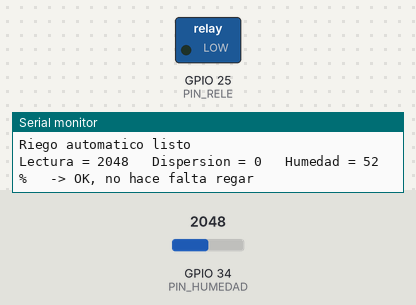
This sketch was run on a simulated ESP32. On the bench: switched loads named in the sketch (green lamp = pin HIGH), the last lines printed to the serial monitor. The test bench sets the inputs (shaded band); at power-on: GPIO 34 (PIN_HUMEDAD) = 2048 (analog values on the 0–4095 scale).

Above: at 1.2 s.
1.3 s: GPIO 34 (PIN_HUMEDAD) set to 2299
3.5 s: GPIO 34 (PIN_HUMEDAD) set to 2444
At 5.6 s:
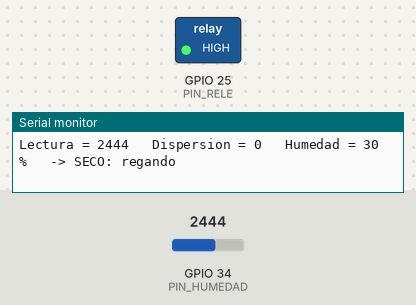
Timing chart, 0 to 9.0 s (numbered marks = the images above; inputs shaded):
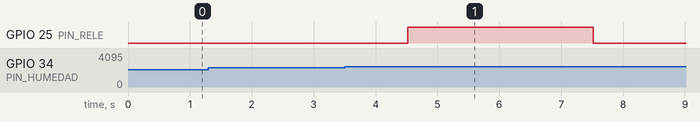

The sketch:

P7_Riego.ino
```cpp
/*
  PROYECTO 7 - RIEGO AUTOMÁTICO (+ práctica de mantenimiento)
  CFGB Informática y Comunicaciones · Módulo 3015
  Placa: ACEBOTT ESP32 Plus (en Arduino IDE: "ESP32 Dev Module")

  CONEXIONES (interruptor de la placa en 5V; portapilas 6xAA en el jack DC):
    Sensor de humedad: G -> G, V -> 3V3, S -> S de la fila 34 del bloque ANALOG
    Módulo relé:       G-V-S del GPIO 25
    Circuito de la bomba (SOLO BAJA TENSIÓN, 5 V):
      pin 5V del POWER -> borne COM del relé
      borne NO del relé -> cable ROJO de la bomba
      cable NEGRO de la bomba -> fila de la protoboard -> pin GND del POWER

  FUNCIONAMIENTO: si la humedad baja de HUMEDAD_MINIMA, el relé activa
  la bomba durante RIEGO_MS y luego espera REPOSO_MS a que el agua se
  reparta antes de volver a medir. Si la lectura sale del rango calibrado
  o es muy inestable (sensor desconectado o averiado) la bomba se BLOQUEA
  y el Monitor Serie avisa de "AVERIA SENSOR".
  ANTES DE USARLO: calibra LECTURA_SECO (sensor al aire) y LECTURA_MOJADO
  (puntas en un vaso de agua) con los valores que veas en el Monitor Serie.
*/

const int PIN_HUMEDAD = 34;
const int PIN_RELE = 25;
const int RELE_ACTIVO = HIGH;   // si tu relé se activa con LOW, cambia a LOW

// --- CALIBRACIÓN (mira el Monitor Serie) ---
int LECTURA_SECO   = 3000;  // valor con el sensor al aire (seco)
int LECTURA_MOJADO = 1200;  // valor con el sensor metido en agua
const int HUMEDAD_MINIMA = 35;          // % por debajo del cual se riega
const unsigned long RIEGO_MS  = 3000;   // tiempo de bomba encendida
const unsigned long REPOSO_MS = 10000;  // espera después de regar

// Diagnóstico de avería: una lectura "sana" está dentro del rango calibrado
// (con un margen) y es estable. Si no, sospechamos del sensor o su cable.
const int MARGEN_RANGO = 300;      // margen fuera de SECO..MOJADO
const int DISPERSION_MAX = 500;    // diferencia máx. entre lecturas seguidas
int dispersion = 0;                // se calcula en leerBruto()

void bomba(bool encender) {
  digitalWrite(PIN_RELE, encender ? RELE_ACTIVO : !RELE_ACTIVO);
}

// Media de 20 lecturas; además guarda la dispersión (máx - mín)
int leerBruto() {
  long suma = 0;
  int mn = 4095, mx = 0;
  for (int i = 0; i < 20; i++) {
    int v = analogRead(PIN_HUMEDAD);
    suma += v; mn = min(mn, v); mx = max(mx, v);
    delay(5);
  }
  dispersion = mx - mn;
  return suma / 20;
}

// true si la lectura no tiene sentido (sensor averiado o desconectado)
bool sensorAveriado(int bruto) {
  int bajo = min(LECTURA_SECO, LECTURA_MOJADO) - MARGEN_RANGO;
  int alto = max(LECTURA_SECO, LECTURA_MOJADO) + MARGEN_RANGO;
  return (bruto < bajo || bruto > alto || dispersion > DISPERSION_MAX);
}

int aPorcentaje(int bruto) {
  int p = map(bruto, LECTURA_SECO, LECTURA_MOJADO, 0, 100);
  return constrain(p, 0, 100);
}

void setup() {
  Serial.begin(115200);
  pinMode(PIN_RELE, OUTPUT);
  bomba(false);                              // ¡la bomba empieza apagada!
  analogReadResolution(12);
  analogSetPinAttenuation(PIN_HUMEDAD, ADC_11db);
  Serial.println("Riego automatico listo");
}

void loop() {
  int bruto = leerBruto();
  int humedad = aPorcentaje(bruto);

  Serial.print("Lectura = "); Serial.print(bruto);
  Serial.print("   Dispersion = "); Serial.print(dispersion);
  Serial.print("   Humedad = "); Serial.print(humedad); Serial.print(" %");

  // 1) Diagnóstico: ¿la lectura tiene sentido?
  if (sensorAveriado(bruto)) {
    bomba(false);
    Serial.println("   -> AVERIA SENSOR: bomba bloqueada. Revisa/sustituye el sensor.");
    delay(1000);
    return;
  }

  // 2) Control de riego
  if (humedad < HUMEDAD_MINIMA) {
    Serial.println("   -> SECO: regando");
    bomba(true);
    delay(RIEGO_MS);
    bomba(false);
    Serial.println("Riego terminado. Esperando a que el agua se reparta...");
    delay(REPOSO_MS);
  } else {
    Serial.println("   -> OK, no hace falta regar");
    delay(1000);
  }
}
```

Measured:
- the behaviour switches between 2370 and 2371 on GPIO 34 (PIN_HUMEDAD) (found by bisection; images 0 and 1)
- after the input at 3.5 s, GPIO 25 (PIN_RELE): LOW → HIGH after 1.0 s, → LOW 3.0 s later
